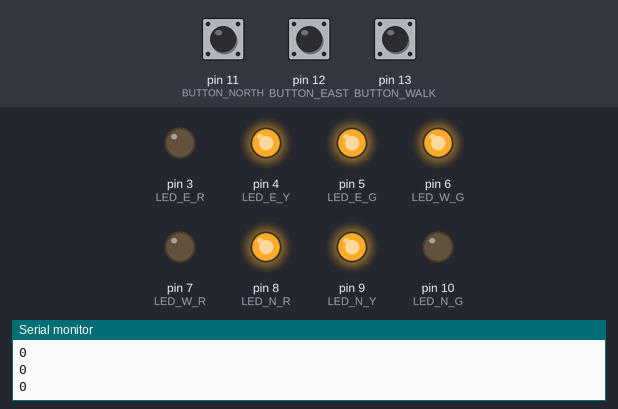
Simulated run of this sketch. Board: Arduino Uno, built with avr-gcc and run on an emulated ATmega328P. Parts: output pins drawn as LEDs (lit = HIGH), the last lines printed to the serial monitor. Dashed ring = blinking. Inputs (shaded band) come from the test bench; at power-on: pin 12 (BUTTON_EAST) HIGH, pin 11 (BUTTON_NORTH) HIGH, pin 13 (BUTTON_WALK) HIGH.

Above: at 9.8 s.
9.9 s: pin 12 (BUTTON_EAST) pulled LOW for 3 s
At 12.9 s:
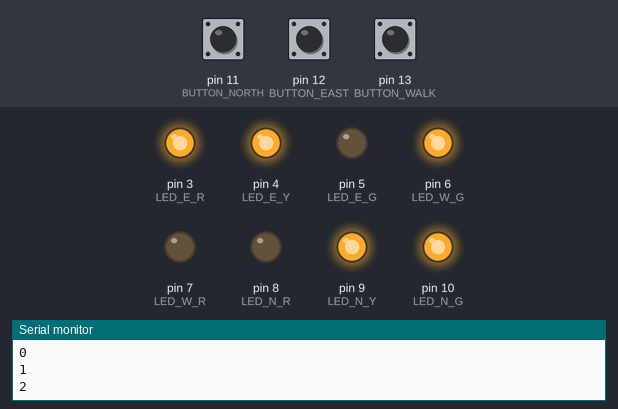
14.4 s: pin 11 (BUTTON_NORTH) pulled LOW for 3 s
At 15.9 s:
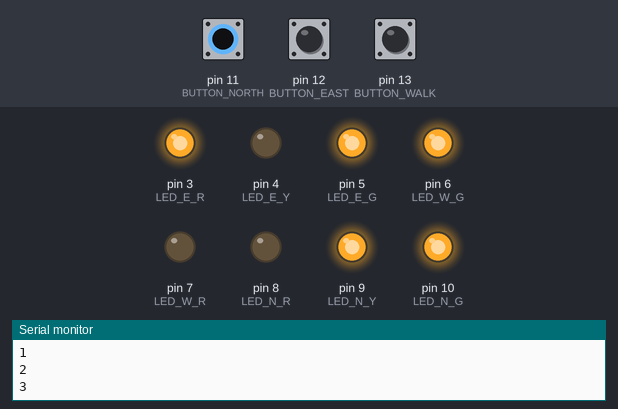
18.9 s: pin 13 (BUTTON_WALK) pulled LOW for 3 s
At 20.6 s:
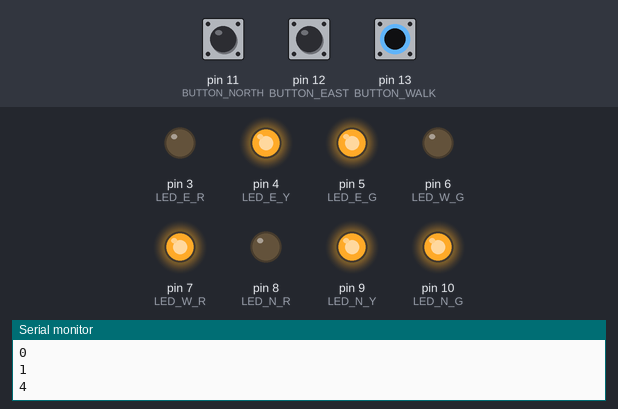
23.4 s: pin 11 (BUTTON_NORTH) pulled LOW for 3 s
At 25.9 s:
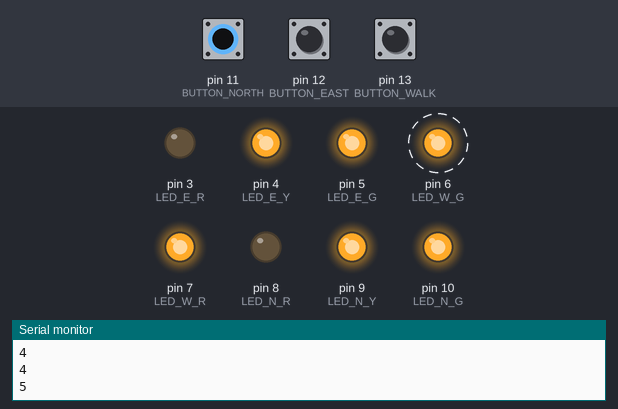
Timing chart, 0 to 29.5 s (numbered marks = the images above; inputs shaded):
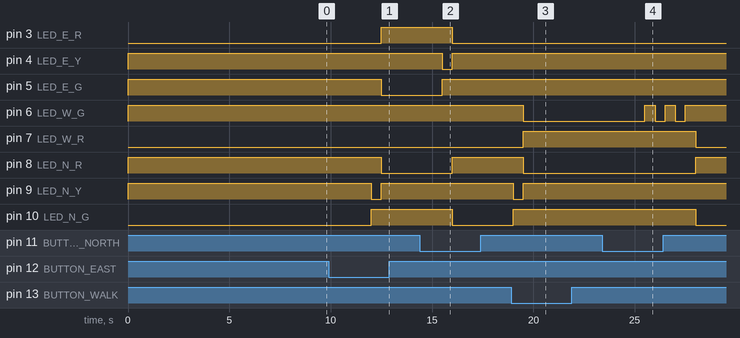

Measured:
- after the input at 9.9 s, pin 3 (LED_E_R): LOW → HIGH after 2.6 s; pin 5 (LED_E_G), pin 8 (LED_N_R): HIGH → LOW after 2.6 s; pin 9 (LED_N_Y): HIGH → LOW after 2.1 s, → HIGH 0.50 s later; pin 10 (LED_N_G): LOW → HIGH after 2.1 s
- after the input at 14.4 s, pin 3 (LED_E_R), pin 10 (LED_N_G): HIGH → LOW after 1.6 s; pin 4 (LED_E_Y): HIGH → LOW after 1.1 s, → HIGH 0.50 s later; pin 5 (LED_E_G): LOW → HIGH after 1.1 s; pin 8 (LED_N_R): LOW → HIGH after 1.6 s
- after the input at 18.9 s, pin 6 (LED_W_G), pin 8 (LED_N_R): HIGH → LOW after 0.60 s; pin 7 (LED_W_R): LOW → HIGH after 0.60 s; pin 9 (LED_N_Y): HIGH → LOW after 0.10 s, → HIGH 0.50 s later; pin 10 (LED_N_G): LOW → HIGH after 0.10 s
- after the input at 23.4 s, pin 6 (LED_W_G): alternates HIGH for 0.50 s and LOW for 0.50 s, 5 changes in all, then stays HIGH, starting after 2.1 s; pin 7 (LED_W_R), pin 10 (LED_N_G): HIGH → LOW after 4.6 s; pin 8 (LED_N_R): LOW → HIGH after 4.6 s

The sketch:

TrafficLight.ino
```cpp
#define BUTTON_NORTH 11
#define LED_N_R 8
#define LED_N_Y 9
#define LED_N_G 10

#define BUTTON_EAST 12
#define LED_E_R 3
#define LED_E_Y 4
#define LED_E_G 5

#define BUTTON_WALK 13
#define LED_W_R 7
#define LED_W_G 6

#define goN 0
#define waitN 1
#define goE 2
#define waitE 3
#define goWalk 4
#define off1 5
#define on1 6
#define off2 7
#define on2 8
#define off3 9

struct State {
  unsigned long ST_Out;    //6-bit pattern to street output
  unsigned long Time;      //delay in ms units
  unsigned long NextST[8]; //next state for inputs [000,111]
};

typedef const struct State SType;

SType FSM[10] = {
                {B00110010, 3000, {goN, waitN, waitN, waitN, goN, waitN, waitN, waitN}}, //goN
                {B01010010,  500, {goE, goWalk, goE, goE, goE, goWalk, goE, goE}}, //waitN
                {B10000110, 3000, {goE, waitE, goE, waitE, waitE, waitE, waitE, waitE}}, //goE
                {B10001010,  500, {goWalk, goWalk, goWalk, goWalk, goN, goWalk, goN, goWalk}}, //waitE
                {B10010001, 3000, {goWalk, goWalk, off1, off1, off1, off1, off1, off1}}, //goWalk
                {B10010000,  500, {on1, on1, on1, on1, on1, on1, on1, on1}}, //off1
                {B10010001,  500, {off2, off2, off2, off2, off2, off2, off2, off2}}, //on1
                {B10010000,  500, {on2, on2, on2, on2, on2, on2, on2, on2}}, //off2
                {B10010001,  500, {off3, off3, off3, off3, off3, off3, off3, off3}}, //on2
                {B10010000,  500, {goN, goN, goE, goE, goN, goN, goN, goN}}, //off3
               };

unsigned long ST = 0; //index to current state

void setup() {
  pinMode(BUTTON_NORTH, INPUT_PULLUP);
  pinMode(LED_N_R, OUTPUT);
  pinMode(LED_N_Y, OUTPUT);
  pinMode(LED_N_G, OUTPUT);

  pinMode(BUTTON_EAST, INPUT_PULLUP);
  pinMode(LED_E_R, OUTPUT);
  pinMode(LED_E_Y, OUTPUT);
  pinMode(LED_E_G, OUTPUT);

  pinMode(BUTTON_WALK, INPUT_PULLUP);
  pinMode(LED_W_R, OUTPUT);
  pinMode(LED_W_G, OUTPUT);

  Serial.begin(9600);
}

int input=0,North=0,East=0,Walk=0;

void loop() {

  digitalWrite(LED_N_R, !(FSM[ST].ST_Out & B10000000));
  digitalWrite(LED_N_Y, !(FSM[ST].ST_Out & B01000000));
  digitalWrite(LED_N_G, !(FSM[ST].ST_Out & B00100000));

  digitalWrite(LED_E_R, !(FSM[ST].ST_Out & B00010000));
  digitalWrite(LED_E_Y, !(FSM[ST].ST_Out & B00001000));
  digitalWrite(LED_E_G, !(FSM[ST].ST_Out & B00000100));

  digitalWrite(LED_W_R, !(FSM[ST].ST_Out & B00000010));
  digitalWrite(LED_W_G, !(FSM[ST].ST_Out & B00000001));

  delay(FSM[ST].Time);

  North = !digitalRead(BUTTON_NORTH);
  East = !digitalRead(BUTTON_EAST);
  Walk = !digitalRead(BUTTON_WALK);

  input = North * 4 + East * 2 + Walk;
  ST = FSM[ST].NextST[input];
  Serial.println(ST);
}
```
